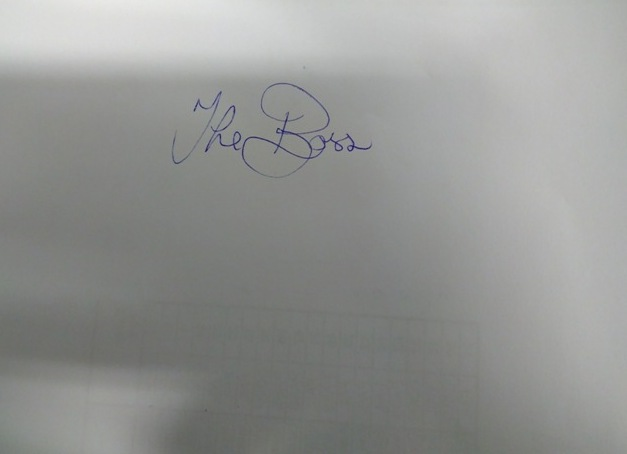
#> input picture Assignment/Boss.bmp, 627 x 454 px
$ python forgery.py
#> lines starting #> are read from the running program, lines starting #| are printed output that depends on the picture; after the words box and inside, x2 and y2 are one past the last pixel; in counts of white or black regions, pixels touching at a corner belong together
#!python2
"""
	(C) Michael Kane 2017

	Student No: C14402048
	Course: DT211C
	Date: 29/09/2017

	Title: Master Forgery Assignment.

	Introduction:
	1. Clean Boss.bmp to give a more convincing and usable signature for your forged documents.
    2. Make sure the system cleans the whole picture and not just the signature.
    Challenge : Find, isolate and clean the signature pictured in 'Trump.jpg'

	Step-by-step:
	1. Open a signature of your choice.
	2. Convert the image to its grayscale version.
	3. Find the area where the signature is located using np.argwhere(grayScaleMask==0). This selects the black pixels in the image.
	4. Plot the points of the returned value of np.argwhere using points = np.fliplr(points) then x, y, width, height = cv2.boundingRect(points)
	5. Crop both the grayscale and original image.
	6. Get the ROI of the original image by getting the reverse mask of it then anding itwith itself.
	7. Create a blank background image by getting to shape of the original image, then use np.zeros((height, width, 3), np.uint8) to create the image
	8. Change the background to full white then add the background and ROI together.
	9. Write the image to an image file, return the image and display it.

	Give an overview:
	The purpose of this application is to allow a user to input an image of a signature,
	and recieve an image back with the signature isolated and background completely white.

	Comment on experiments:
	1. Tried to get blue signatures to appear clearer, but it seems any blue signature I pass in, unless it has been created in paint appears gray.
	Green signatures dont seem to work very well.

	Any signatures I try off the interent dont work as well as they should, I get a 50/50 working ration on the ones I picked.

	2. Sucessfully implemented a version which placed the image onto a signed form, the issue was that it was not to scale and would appear squashed.
	This was done by cropping the signature which can be found below, rezising the form and combinging the ROI for the signature and the form.

	After completing this however it was revealed that it is not the objective of the assignment so I reverted to a simpler version.
	Link to the git version with the code.
	https://github.com/MichaelKane428/ImageProcessing/commit/736ac1edc6fc626ce3d79d24015580cb994fc487#diff-be144f71162553069eb09260442b8921


	References:
	Convert References to harvard style.
	1. Stack Overflow, SO. (2017)How to detect edge and crop an image in Python.
	Available at: https://stackoverflow.com/questions/44383209/how-to-detect-edge-and-crop-an-image-in-python(12/10/2017)
	2. Stack Overflow, SO. (2017)How to fill OpenCV image with one solid color?.
	Available at: https://stackoverflow.com/questions/4337902/how-to-fill-opencv-image-with-one-solid-color(12/10/2017)

"""


# import the necessary packages:
import numpy as np
import cv2
from matplotlib import pyplot as plt
from matplotlib import image as image
import easygui

class forgery():
	"""
	Purpose of function:
	Allow portablity of the forge signature code

	Example Function:
	instance = forgery()

	Args:
		None
	return:
		None
	"""

	def getImage(self):
		"""
		Purpose of function:
		Allow a user to select an image.

		Example Function:
		instance.getImage()

		Args:
			None
		return:
			None
		"""
		try:
			#Opening an image from a file:
			print("Please Select a Signature you wish to forge:")
			file = easygui.fileopenbox()
#> the answer given: Boss.bmp
			image = cv2.imread(file)
#> image is the input picture: shape (454, 627, 3); mean B, G, R 146.6, 148.8, 147.6
			forged_image = self.forgeSignature(image)
		except:
			print("User failed to select an image.")
		while True:
			# Showing an image on the screen (OpenCV):
			cv2.imshow("Signature", forged_image)
			key = cv2.waitKey(0)

			# if the 'q' key is pressed, quit:
			if key == ord("q"):
				break

	def forgeSignature(self, image):
		"""
		Purpose of function:
		The purpose of this function is to isolate a signature and place it on a fully white background,
		then return it to the getImage function to be displayed.

		Example Function:
		variable = self.forgeSignature(param1)

		Args:
			param1 (numpy.ndarray): This is the first paramter. Which will be an image a user has selected.
		return:
			The return value (numpy.ndarray): This will return a forged version of the original signature.
		"""

		# Create a grayscale mask for the signature.
		grayScale = cv2.cvtColor(image, cv2.COLOR_BGR2GRAY)
		grayScaleHistogram = cv2.equalizeHist(grayScale)
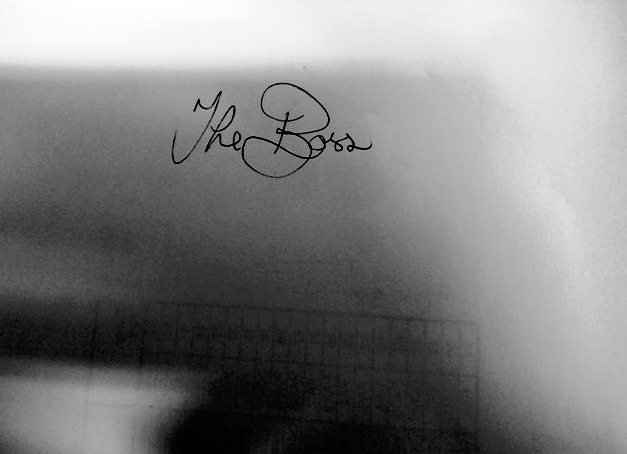
#> grayScaleHistogram: shape (454, 627); min 0, max 255, mean 128.9
		grayScaleMask = cv2.adaptiveThreshold(grayScaleHistogram, maxValue = 255,
		adaptiveMethod = cv2.ADAPTIVE_THRESH_GAUSSIAN_C,
		thresholdType = cv2.THRESH_BINARY,
		blockSize = 11,C = 30)
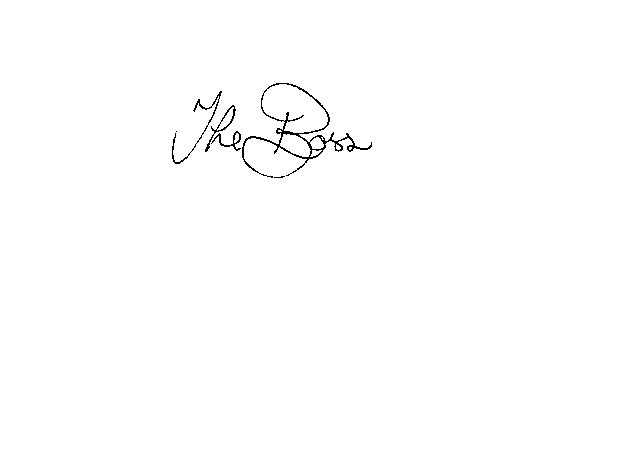
#> grayScaleMask: shape (454, 627); 99.5% white; black in thin lines or dots, all inside (x1, y1, x2, y2) = (172, 83, 372, 178)

		# The next six lines of code are from reference Number 1.
		# Crop the area where the signature is located.
		points = np.argwhere(grayScaleMask==0)
#> points = 1560 pairs, first value 83 to 177, second value 172 to 371
		points = np.fliplr(points)
#> points = 1560 pairs, first value 172 to 371, second value 83 to 177
		x, y, width, height = cv2.boundingRect(points)
#> x = 172; y = 83; width = 200; height = 95
		x, y, width, height = x-50, y-50, width+100, height+70
#> x = 122; y = 33; width = 300; height = 165
		croppedColorImage = image[y:y+height,x:x+width]
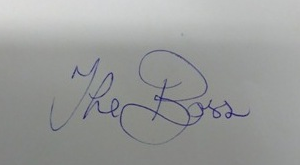
#> croppedColorImage: shape (165, 300, 3); mean B, G, R 154.1, 155.2, 153.6
		croppedGrayScaleImage = grayScaleMask[y:y+height,x:x+width]
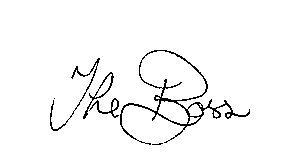
#> croppedGrayScaleImage: shape (165, 300); 96.8% white; black in thin lines or dots, all inside (x1, y1, x2, y2) = (50, 50, 250, 145)

		# Extracted signature.
		reverseSignature = cv2.bitwise_not(croppedGrayScaleImage)
		regionOfInterestOne = cv2.bitwise_and(croppedColorImage,croppedColorImage,mask=reverseSignature)
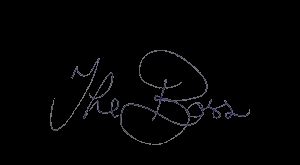
#> regionOfInterestOne: shape (165, 300, 3); mean B, G, R 3.4, 2.9, 2.9

		# Line 101 and 102 are referenced by reference Number 2.
		# Apply the extracted Signature to the background.
		reverseBackground = cv2.bitwise_not(reverseSignature)
		height, width = croppedGrayScaleImage.shape
		background = np.zeros((height, width, 3), np.uint8)
		background[:] = (255,255,255)
		regionOfInterestTwo = cv2.bitwise_and(background,background,mask=reverseBackground)
#> background: shape (165, 300, 3); every value is 255
		forged_signature = regionOfInterestOne + regionOfInterestTwo
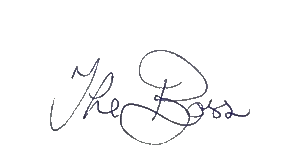
#> forged_signature: shape (165, 300, 3); mean B, G, R 250.3, 249.9, 249.9

		# Create an image of the signature.
		cv2.imwrite('forgedSignature.jpg', forged_signature)
		return forged_signature

if __name__ == "__main__":
	forged_signature = forgery()
	forged_signature.getImage()
#> (key q is pressed here)
